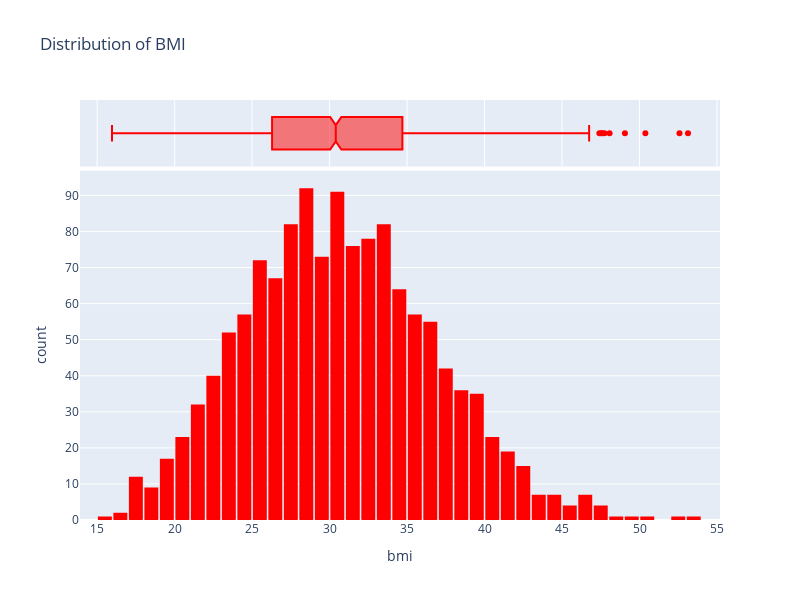

Here is the notebook cell this chart was saved with:
### Code cell
fig = px.histogram(df,
                   x='bmi',
                   marginal='box',
                   color_discrete_sequence=['red'],
                   title='Distribution of BMI')
fig.update_layout (width=800, height=600, bargap=0.1)
fig.show()

### Figure 1 — Plotly figure (JSON) as saved in the notebook; plotly's stock layout.template omitted (floating-point values rounded to 4 significant figures; data arrays with more than 128 entries replaced by an {"elided": "..."} marker saying what was removed)
{"data": [{"alignmentgroup": "True", "bingroup": "x", "hovertemplate": "bmi=%{x}<br>count=%{y}<extra></extra>", "legendgroup": "", "marker": {"color": "red", "pattern": {"shape": ""}}, "name": "", "offsetgroup": "", "orientation": "v", "showlegend": false, "type": "histogram", "x": {"elided": "1338 float values"}, "xaxis": "x", "yaxis": "y"}, {"alignmentgroup": "True", "hovertemplate": "bmi=%{x}<extra></extra>", "legendgroup": "", "marker": {"color": "red"}, "name": "", "notched": true, "offsetgroup": "", "showlegend": false, "type": "box", "x": {"elided": "1338 float values"}, "xaxis": "x2", "yaxis": "y2"}], "layout": {"bargap": 0.1, "barmode": "relative", "height": 600, "legend": {"tracegroupgap": 0}, "title": {"text": "Distribution of BMI"}, "width": 800, "xaxis": {"anchor": "y", "domain": [0, 1], "title": {"text": "bmi"}}, "xaxis2": {"anchor": "y2", "domain": [0, 1], "matches": "x", "showgrid": true, "showticklabels": false}, "yaxis": {"anchor": "x", "domain": [0, 0.8316], "title": {"text": "count"}}, "yaxis2": {"anchor": "x2", "domain": [0.8416, 1], "matches": "y2", "showgrid": false, "showline": false, "showticklabels": false, "ticks": ""}}}
